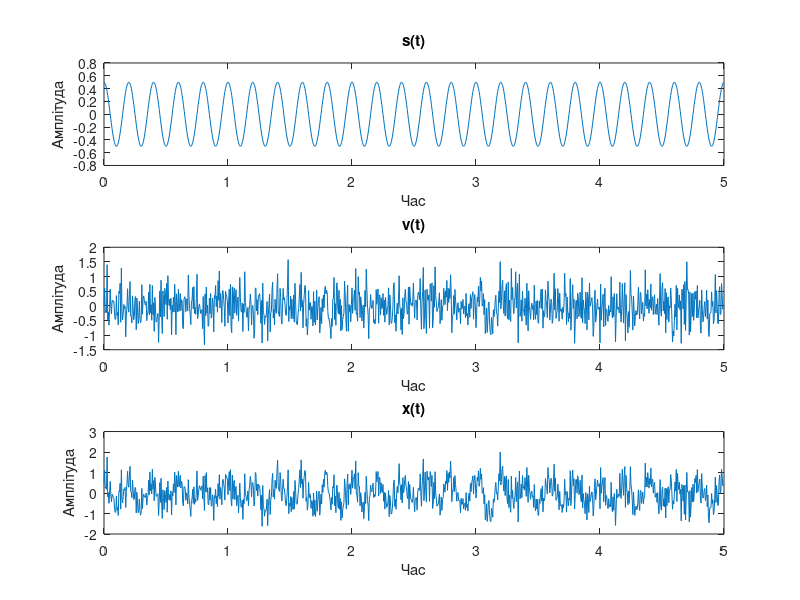

Write MATLAB code to recreate this figure. (Note: this script raises an error after producing the figure.)
%% Завдання 1.1 
%% Моделювання стаціонарного випадкового процесу

fs = 200;
f0 = 5;
A = 0.5;
D = 0.25;
n = 1000;
t =(0:(n-1))/fs; % вектор часу
v = randn(size(t))*sqrt(D); 
s = A*cos(2*pi*f0*t);
x = s + v;  
figure(11)% Графіки отриманих сигналів
subplot(3,1,1),plot(t,s);
title('s(t)')
xlabel('Час'), 
ylabel('Амплітуда');
subplot(3,1,2),
plot(t,v);
title('v(t)')
xlabel('Час'), 
ylabel('Амплітуда');
subplot(3,1,3),
plot(t,x);
title('x(t)')
xlabel('Час'), 
ylabel('Амплітуда');

%% Завдання 1.2 
%% Обчислення оцінки дисперсії шуму, дисперсії сигналу та відношення шум/сигнал

fprintf('Дисперсія сигналу = %4.3g\n', var(s))
fprintf('Дисперсія шуму = %4.3g\n', var(v))
fprintf('Відношення шум/сигнал = %4.3g\n', snr(s, v))

%% Завдання 1.3 
%% Обчислення незміщеної оцінки АКФ змодельованого процесу  

maxlag = fix(0.1*length(x));
[v, lags] = xcorr(x, maxlag, 'unbiased');
figure(13)
plot(lags, v); 
title('Незміщена АКФ');
xlim([-5 5]);
xlabel('Відліки');
ylabel('Амплітуда');

%% Завдання 1.4 
%% Обчислення зміщеної оцінки АКФ змодельованого процесу  

maxlag2 = fix(0.9*length(x));
[v2, lags2] = xcorr(x, maxlag2, 'biased');
figure(3)
plot(lags2, v2); 
title('Зміщена АКФ');
xlim([-5 5]);
xlabel('Відліки'); 
ylabel('Амплітуда');

%% Завдання 1.5 
%% Обчислення оцінки АКФ змодельованого процесу при збільшенні тривалості процесу

t1 = 0:100; % вектор часу
v1 = randn(size(t1))*sqrt(D);
s1 = A*cos(2*pi*f0*t1);
x1 = s1 + v1;
maxlag3 = fix(0.3*length(x1));
[r1, lags3] = xcorr(x1, maxlag3, 'unbiased');
[r2, lags4] = xcorr(x1, maxlag3, 'biased');
figure(151)
subplot(2, 1, 1); 
plot(lags3, r1); 
title('Незміщена оцінка АКФ  при t = 100');
xlim([-40 40]);
ylabel('Амплітуда');
subplot(2, 1, 2); 
plot(lags4, r2); 
title('Зміщена оцінка АКФ  при t = 100');
xlim([-40 40]);
xlabel('Відліки'); 
ylabel('Амплітуда');

%t=1000
t2 = 0:1000; % вектор часу
v2 = randn(size(t2))*sqrt(D);
s2 = A*cos(2*pi*f0*t2);
x2 = s2 + v2;
maxlag4 = fix(0.3*length(x2));
[r3, lags5] = xcorr(x4, maxlag4, 'unbiased');
[r4, lags6] = xcorr(x4, maxlag4, 'biased');
figure(152)
subplot(2, 1, 1); 
plot(lags5, r3); 
title('Незміщена оцінка АКФ при t = 1000');
xlim([-40 40]);
ylabel('Амплітуда');
subplot(2, 1, 2);
plot(lags6, r4); 
title('Зміщена оцінка АКФ  при t = 1000');
xlim([-40 40]);
xlabel('Відліки'); 
ylabel('Амплітуда');
